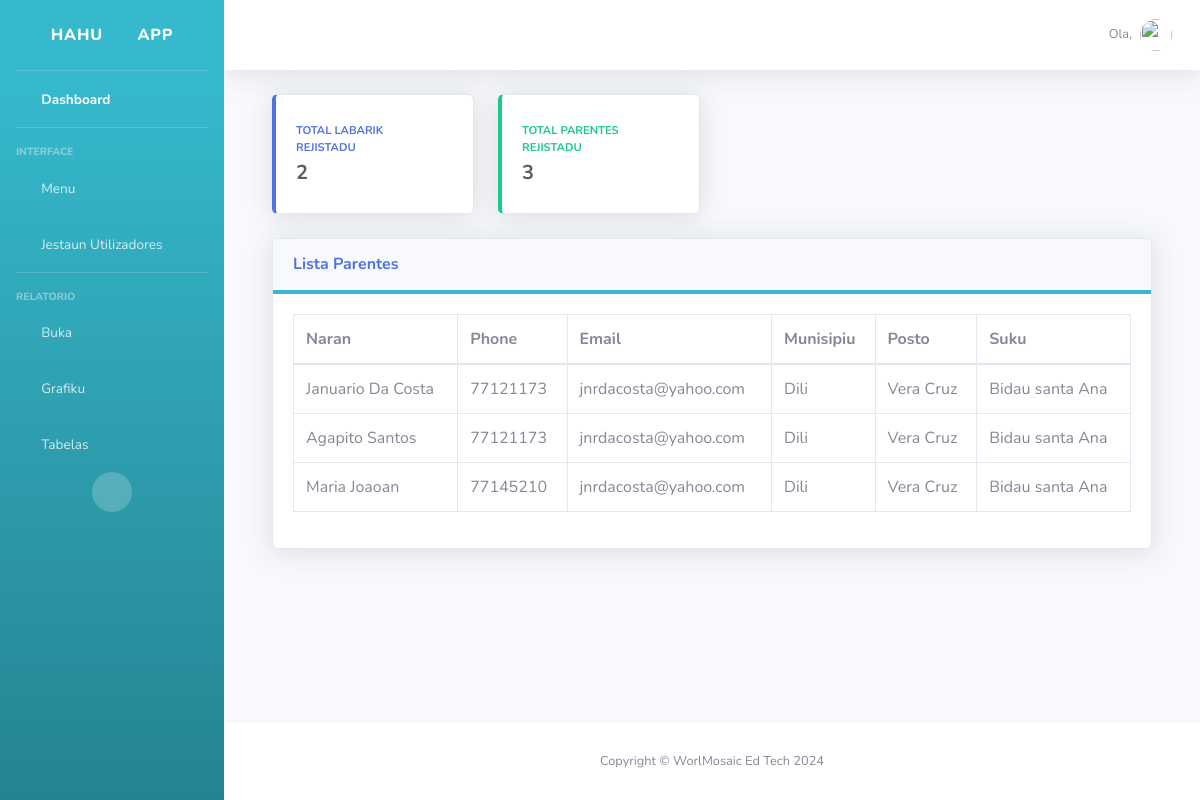
/parents/, run on the app's committed database.
### parentregistrationApp/models.py (models this page shows, shortened)
class Parent(models.Model):
    user = models.OneToOneField(User, on_delete=models.CASCADE, related_name='user_parent', null=True, blank=True)
    first_name = models.CharField(max_length=250)
    last_name = models.CharField(max_length=250)
    full_name = models.CharField(max_length=250, blank=True, null=True)
    phone = models.CharField(max_length=15)
    email = models.EmailField(blank=True, null=True)
    municipality = models.ForeignKey(Municipality, on_delete=models.CASCADE, null=True)
    administrative_post = models.ForeignKey(AdministrativePost, on_delete=models.CASCADE, null=True)
    suco = models.ForeignKey(Suco, on_delete=models.CASCADE, null=True)
    village = models.ForeignKey(Village, on_delete=models.CASCADE, null=True)

class Municipality(models.Model):
    name = models.CharField(max_length=250)
    def __str__(self):
        return self.name

class AdministrativePost(models.Model):
    name = models.CharField(max_length=250)
    municipality = models.ForeignKey('Municipality', on_delete=models.CASCADE, blank=True, null=True)
    def __str__(self):
        return self.name

class Suco(models.Model):
    name= models.CharField(max_length=250)
    posto = models.ForeignKey('AdministrativePost', on_delete=models.CASCADE, blank=True, null=True)
    def __str__(self):
        return self.name

### parentregistrationApp/views.py (the view)
# urls.py: path('parents/', all_parents, name='all-parents'),
def all_parents(request):
    parents = Parent.objects.all()
    count_parents = Parent.objects.count()
    children = Student.objects.count()
    context ={
        'parents':parents,
        'counts_parents':count_parents,
        'child':children
    }
    return render(request, 'parent/all_parents.html',context=context)

### templates/parent/all_parents.html
{% extends "dashboard/layout.html" %} {%block content%}
<div class="container-fluid">
  <div class="row">
    <div class="col-xl-3 col-md-6 mb-4">
      <div class="card border-left-primary shadow h-100 py-2">
        <div class="card-body">
          <div class="row no-gutters align-items-center">
            <div class="col mr-2">
              <div
                class="text-xs font-weight-bold text-primary text-uppercase mb-1"
              >
                Total Labarik rejistadu
              </div>
              <div class="h5 mb-0 font-weight-bold text-gray-800">{{child}}</div>
            </div>
            <div class="col-auto">
              <i class="fas fa-child fa-2x text-gray-300"></i>
            </div>
          </div>
        </div>
      </div>
    </div>
    <div class="col-xl-3 col-md-6 mb-4">
      <div class="card border-left-success shadow h-100 py-2">
        <div class="card-body">
          <div class="row no-gutters align-items-center">
            <div class="col mr-2">
              <div
                class="text-xs font-weight-bold text-success text-uppercase mb-1"
              >
                Total Parentes rejistadu
              </div>
              <div class="h5 mb-0 font-weight-bold text-gray-800">{{counts_parents}}</div>
            </div>
            <div class="col-auto">
              <i class="fas fa-users fa-2x text-gray-300"></i>
            </div>
          </div>
        </div>
      </div>
    </div>
  </div>
</div>
<div class="container-fluid">
  <div class="card shadow mb-4">
    <div class="card-header py-3 border-bottom-info">
      <h6 class="m-0 font-weight-bold text-primary">Lista Parentes</h6>
    </div>
    <div class="card-body">
      <div class="table-responsive">
        <table
          class="table table-bordered"
          id="dataTable"
          width="100%"
          cellspacing="0"
        >
          <thead>
            <tr>
              <th>Naran</th>
              <th>Phone</th>
              <th>Email</th>
              <th>Munisipiu</th>
              <th>Posto</th>
              <th>Suku</th>
            </tr>
          </thead>
          <tbody>
            {% for parent in parents %}
            <tr>
              <td>{{parent.first_name}} {{parent.last_name}}</td>
              <td>{{parent.phone}}</td>
              <td>{{parent.email}}</td>
              <td>{{parent.municipality}}</td>
              <td>{{parent.administrative_post }}</td>
              <td>{{parent.suco}}</td>
            </tr>
            {% endfor %}
          </tbody>
        </table>
      </div>
    </div>
  </div>
</div>
{%endblock%}

### templates/dashboard/layout.html (shortened to what this page needs)
<!DOCTYPE html>
{%load static%}
{% load i18n %}
<html lang="en">
<head>
    <link href="{%static 'dashboard/vendor/fontawesome-free/css/all.min.css'%}" rel="stylesheet" type="text/css">
    <link href="{%static 'dashboard/css/sb-admin-2.min.css'%}" rel="stylesheet">
    <link href="{%static 'dashboard/vendor/datatables/dataTables.bootstrap4.css'%}" rel="stylesheet">
    <link href="{%static 'vendor/flag-icon-css/css/flag-icon.min.css'%}" rel="stylesheet">
</head>
<body id="page-top">
    <div id="wrapper">
            {% include "dashboard/sidebar.html" %}
        <div id="content-wrapper" class="d-flex flex-column">
            <div id="content">
                     {% include "dashboard/navbar.html" %}
                <div class="container-fluid">
                    {% block content %}
                    {% endblock content %}
                </div>
            </div>
            <footer class="sticky-footer bg-white">
                <div class="container my-auto">
                    <div class="copyright text-center my-auto">
                        <span>Copyright &copy; WorlMosaic Ed Tech 2024</span>
                    </div>
                </div>
            </footer>
        </div>
    </div>
</body>
</html>

### templates/dashboard/sidebar.html (shortened to what this page needs)
<ul
  class="navbar-nav bg-gradient-info sidebar sidebar-dark accordion"
  id="accordionSidebar"
>
  <a
    class="sidebar-brand d-flex align-items-center justify-content-center"
    href="{% url 'parent-dashboard' %}"
  >
    <div class="sidebar-brand-text mx-3">
      HAHU <i class="flag-icon flag-icon-tl mr-2"></i>APP<sup></sup>
    </div>
  </a>
  <hr class="sidebar-divider my-0" />
  <li class="nav-item active">
    <a class="nav-link" href="{% url 'parent-dashboard' %}">
      <i class="fas fa-fw fa-tachometer-alt"></i>
      <span>Dashboard</span>
    </a>
  </li>
  <hr class="sidebar-divider" />
  <div class="sidebar-heading">Interface</div>
  <li class="nav-item">
    <a class="nav-link collapsed" href="#" data-toggle="collapse" data-target="#collapseTwo" aria-expanded="true" aria-controls="collapseTwo">
      <i class="fas fa-fw fa-cog"></i>
      <span>Menu</span>
    </a>
  </li>
  <li class="nav-item">
    <a class="nav-link collapsed" href="#" data-toggle="collapse" data-target="#collapseUtilities" aria-expanded="true" aria-controls="collapseUtilities">
      <i class="fas fa-fw fa-wrench"></i>
      <span>Jestaun Utilizadores</span>
    </a>
  </li>
  <hr class="sidebar-divider" />
  <div class="sidebar-heading">
    Relatorio
</div>
<li class="nav-item">
    <a class="nav-link collapsed" href="#" data-toggle="collapse" data-target="#collapsePages"
        aria-expanded="true" aria-controls="collapsePages">
        <i class="fas fa-fw fa-search"></i>
        <span>Buka</span>
    </a>
</li>
<li class="nav-item">
    <a class="nav-link" href="#">
        <i class="fas fa-fw fa-chart-area"></i>
        <span>Grafiku</span></a>
</li>
<li class="nav-item">
    <a class="nav-link" href="#">
        <i class="fas fa-fw fa-table"></i>
        <span>Tabelas</span></a>
</li>
  <div class="text-center d-none d-md-inline">
    <button class="rounded-circle border-0" id="sidebarToggle"></button>
  </div>
</ul>

### templates/dashboard/navbar.html (shortened to what this page needs)
{%load static%}
<nav class="navbar navbar-expand navbar-light bg-white topbar mb-4 static-top shadow">
    <ul class="navbar-nav ml-auto">
        <li class="nav-item dropdown no-arrow">
            <a class="nav-link dropdown-toggle" href="#" id="userDropdown" role="button"
                data-toggle="dropdown" aria-haspopup="true" aria-expanded="false">
                <span class="mr-2 d-none d-lg-inline text-gray-600 small"> Ola, {{ user.user_parent.first_name|upper }} {{ user.user_parent.last_name|upper }} </span>
                 <img class="img-profile rounded-circle"
                    src="{% static 'dashboard/img/undraw_profile.svg'%}">
            </a>
        </li>
    </ul>
</nav>

### data on the page
Parent: first_name "Januario", last_name "Da Costa", phone "77121173", email "jnrdacosta@yahoo.com", municipality "Dili", administrative_post "Vera Cruz", suco "Bidau santa Ana"
Parent: first_name "Agapito", last_name "Santos", phone "77121173", email "jnrdacosta@yahoo.com", municipality "Dili", administrative_post "Vera Cruz", suco "Bidau santa Ana"
Parent: first_name "Maria", last_name "Joaoan", phone "77145210", email "jnrdacosta@yahoo.com", municipality "Dili", administrative_post "Vera Cruz", suco "Bidau santa Ana"

### other printed values
{{ child }} "2"
{{ counts_parents }} "3"
